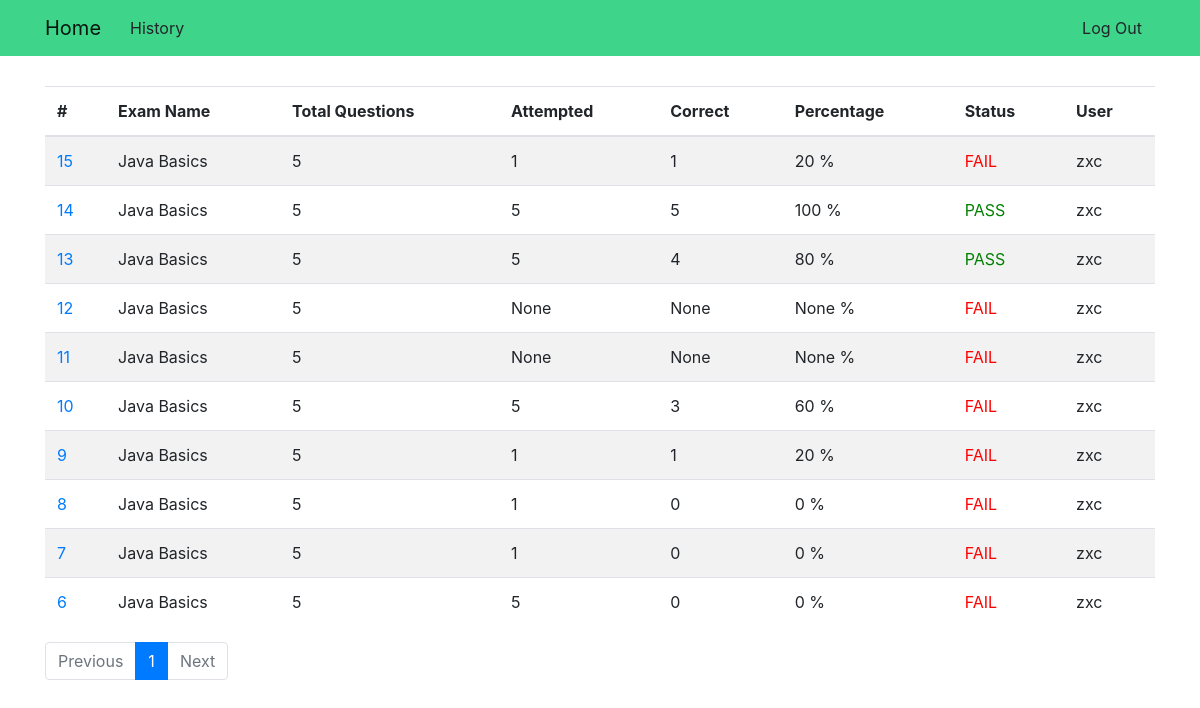
The app's page /history/ (signed in), older data.
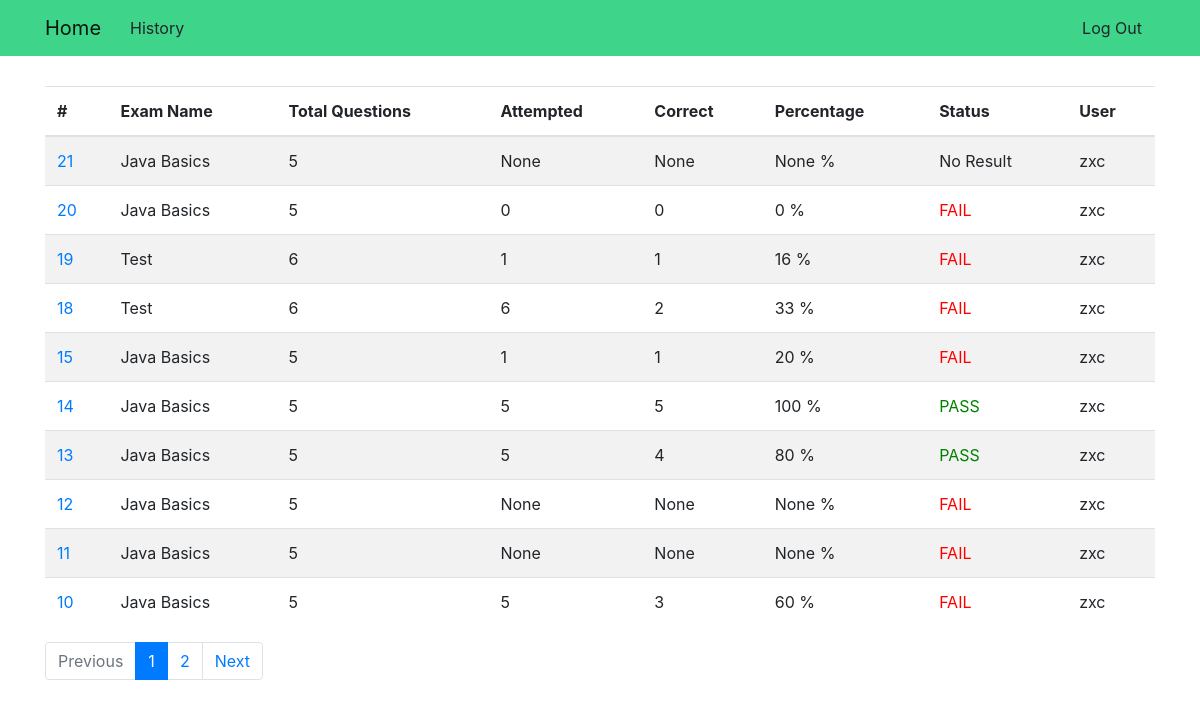
The same page, newer data.
### exam_app/models.py (models this page shows)
class ExamAttempt(models.Model):
    RESULT_STATUS = (
        ('P', 'PASS'),
        ('F', 'FAIL')
    )
    start_time = models.DateTimeField()
    end_time = models.DateTimeField()
    answer_list = models.TextField()
    result_attempted_question_count = models.PositiveSmallIntegerField(
        blank=True, null=True)
    result_correct_answer_count = models.PositiveSmallIntegerField(
        blank=True, null=True)
    result_percentage = models.PositiveSmallIntegerField(blank=True, null=True,
                                                         validators=[MaxValueValidator(100), MinValueValidator(0)])
    _result_status = models.CharField(max_length=1, choices=RESULT_STATUS)
    user = models.ForeignKey(User, on_delete=models.CASCADE)
    exam = models.ForeignKey(Exam, on_delete=models.CASCADE)
    def result_status(self):
        if self._result_status == '':
            return "No Result"
        else:
            return (dict(self.RESULT_STATUS))[self._result_status]

class Exam(models.Model):
    name = models.TextField()
    question_count = models.PositiveSmallIntegerField()
    questions = models.ManyToManyField(Question)
    time = models.TimeField()
    passing_percentage = models.PositiveSmallIntegerField(
        validators=[MaxValueValidator(100), MinValueValidator(1)])
    def __str__(self):
        return self.name

### exam_app/views.py (the view)
# urls.py: url('^history/$', views.ListExamAttemptHistoryView.as_view(), name='history'),
class ListExamAttemptHistoryView(LoginRequiredMixin, ListView):
    paginate_by = 10
    model = models.ExamAttempt
    template_name = 'exam_app/exam_attempt_history.html'
    def get_queryset(self):
        if self.request.user.is_superuser:
            return models.ExamAttempt.objects.all().order_by('-pk')
        else:
            return models.ExamAttempt.objects.filter(user=self.request.user).order_by('-pk')

### exam_app/templates/exam_app/exam_attempt_history.html (shortened to what this page needs)
{% extends "base.html" %}
{% block body_block %}
<table id="table" class="table table-striped">
    <thead>
        <tr>
            <th scope="col">#</th>
            <th scope="col">Exam Name</th>
            <th scope="col">Total Questions</th>
            <th scope="col">Attempted</th>
            <th scope="col">Correct</th>
            <th scope="col">Percentage</th>
            <th scope="col">Status</th>
            <th scope="col">User</th>
        </tr>
    </thead>
    <tbody>
        {% for examattempt in examattempt_list %}
        <tr>
            <td><a href="/user/result/{{examattempt.pk}}">{{examattempt.pk}}</a></td>
            <td>{{ examattempt.exam}}</td>
            <td>{{ examattempt.exam.question_count}}</td>
            <td>{{ examattempt.result_attempted_question_count}}</td>
            <td>{{ examattempt.result_correct_answer_count}}</td>
            <td>{{ examattempt.result_percentage}} %</td>
            <td><span class="{{examattempt.result_status}}">{{ examattempt.result_status}}</span></td>
            <td>{{ examattempt.user}}</td>
        </tr>
        {% empty %}
        <tr>
            <td colspan="7">So Empty!!!</td>
        </tr>
        {% endfor %}
    </tbody>
</table>
<nav aria-label="PageNavigation" class="page-nav">
    <ul class="pagination">
        {% if page_obj.has_previous %}
        <li class="page-item ">
            <a class="page-link" href="?page={{ page_obj.previous_page_number }}" tabindex="-1">Previous</a>
        </li>
        {% else %}
        <li class="page-item disabled">
            <a class="page-link" href="#" tabindex="-1">Previous</a>
        </li>
        {% endif %}
        {% for num in page_obj.paginator.page_range %}
        {% if page_obj.number == num %}
        <li class="page-item active"><a class="page-link" href="?page={{ num }}">{{num}}</a>
        </li>
        {% elif num > page_obj.number|add:'-3' and num < page_obj.number|add:'3' %}
        <li class="page-item"><a class="page-link" href="?page={{ num }}">{{num}}</a></li>
        {% endif %}
        {% endfor %}
        {% if page_obj.has_next %}
        <li class="page-item">
            <a class="page-link" href="?page={{ page_obj.next_page_number }}">Next</a>
        </li>
        {% else %}
        <li class="page-item disabled">
            <a class="page-link" href="#">Next</a>
        </li>
        {% endif %}
    </ul>
</nav>
{% endblock %}

Row changes from the older to the newer data that the page shows:
no longer on this page (row unchanged): ExamAttempt: pk "9", exam "Java Basics", exam.question_count "5", result_attempted_question_count "1", result_correct_answer_count "1", result_percentage "20", result_status "FAIL", user "zxc"
no longer on this page (row unchanged): ExamAttempt: pk "8", exam "Java Basics", exam.question_count "5", result_attempted_question_count "1", result_correct_answer_count "0", result_percentage "0", result_status "FAIL", user "zxc"
no longer on this page (row unchanged): ExamAttempt: pk "7", exam "Java Basics", exam.question_count "5", result_attempted_question_count "1", result_correct_answer_count "0", result_percentage "0", result_status "FAIL", user "zxc"
no longer on this page (row unchanged): ExamAttempt: pk "6", exam "Java Basics", exam.question_count "5", result_attempted_question_count "5", result_correct_answer_count "0", result_percentage "0", result_status "FAIL", user "zxc"
added ExamAttempt: pk "21", exam "Java Basics", exam.question_count "5", result_attempted_question_count "None", result_correct_answer_count "None", result_percentage "None", result_status "No Result", user "zxc"
added ExamAttempt: pk "20", exam "Java Basics", exam.question_count "5", result_attempted_question_count "0", result_correct_answer_count "0", result_percentage "0", result_status "FAIL", user "zxc"
added ExamAttempt: pk "19", exam "Test", exam.question_count "6", result_attempted_question_count "1", result_correct_answer_count "1", result_percentage "16", result_status "FAIL", user "zxc"
added ExamAttempt: pk "18", exam "Test", exam.question_count "6", result_attempted_question_count "6", result_correct_answer_count "2", result_percentage "33", result_status "FAIL", user "zxc"
Text that changed along with them:
new list line: "2"
